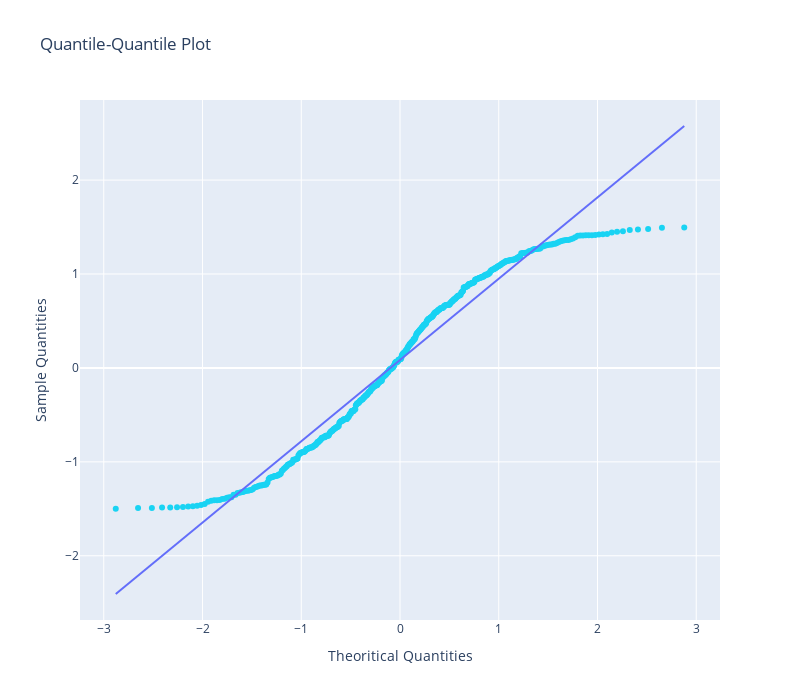

Source (notebook cell):
### Markdown cell above
### QQPlot  <a class="anchor" id="QQplot"></a>

### Code cell
fig = go.Figure()

# Scatter plot of the residuals
fig.add_trace(
    {
        "type": "scatter",
        "x": qqplot_data[0].get_xdata(),
        "y": qqplot_data[0].get_ydata(),
        "mode": "markers",
        "marker": {"color": "#19d3f3"},
    }
)

# Adds Symmetric Line
fig.add_trace(
    {
        "type": "scatter",
        "x": qqplot_data[1].get_xdata(),
        "y": qqplot_data[1].get_ydata(),
        "mode": "lines",
        "line": {"color": "#636efa"},
    }
)

# Adds legend and labeling
fig["layout"].update(
    {
        "title": "Quantile-Quantile Plot",
        "xaxis": {"title": "Theoritical Quantities", "zeroline": False},
        "yaxis": {"title": "Sample Quantities"},
        "showlegend": False,
        "width": 800,
        "height": 700,
    }
)

# Shows the plot
offline.iplot(fig, filename="normality-QQ")

### Figure 1 — Plotly figure (JSON) as saved in the notebook; plotly's stock layout.template omitted (floating-point values rounded to 4 significant figures; data arrays with more than 128 entries replaced by an {"elided": "..."} marker saying what was removed)
{"data": [{"marker": {"color": "#19d3f3"}, "mode": "markers", "type": "scatter", "x": {"elided": "500 float values"}, "y": {"elided": "500 float values"}}, {"line": {"color": "#636efa"}, "mode": "lines", "type": "scatter", "x": {"elided": "500 float values"}, "y": {"elided": "500 float values"}}], "layout": {"height": 700, "showlegend": false, "title": {"text": "Quantile-Quantile Plot"}, "width": 800, "xaxis": {"title": {"text": "Theoritical Quantities"}, "zeroline": false}, "yaxis": {"title": {"text": "Sample Quantities"}}}}
